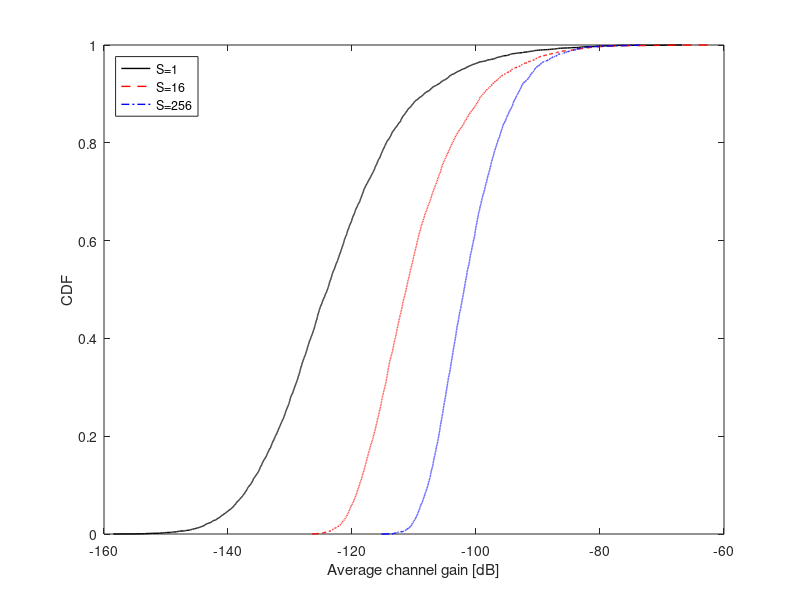

This chart was generated by the following MATLAB code:
%This Matlab script can be used to reproduce Figure 7.27 in the monograph:
%
%Emil Bjornson, Jakob Hoydis and Luca Sanguinetti (2017), 
%"Massive MIMO Networks: Spectral, Energy, and Hardware Efficiency", 
%Foundations and Trends in Signal Processing: Vol. 11, No. 3-4, 
%pp. 154-655. DOI: 10.1561/2000000093.
%
%For further information, visit: https://www.massivemimobook.com
%
%This is version 1.1 (Last edited: 2018-10-10)
%
%License: This code is licensed under the GPLv2 license. If you in any way
%use this code for research that results in publications, please cite our
%monograph as described above.


%Empty workspace and close figures
close all;
clear;


%% Define parameters
S = [1, 16, 256]; %Number of subarrays
M = 256./S; %Number of antennas per subarray
d0 = 10; %Guard distance to the closest subarray
W = 350; %Cell radii
numberOfSetups = 5000; %Number of random subarray drops

%Propagation model parameters as in (2.3)
alpha = 3.76;
Upsilon = -148.1;
sigma_sf = 8;
pathlossdB = @(d) Upsilon-10*alpha*log10(d/1000);
addShadowing = @(pldB) 10.^((pldB +  sigma_sf*randn(size(pldB)))/10);


%% Monte Carlo simulations
betaValues = zeros(numel(S), numberOfSetups);

%Go through the number of subarrays
for s = 1:numel(S)
    
    %Go through all drops of subarrays
    for it1 = 1:numberOfSetups
        
        d = sort(sqrt(rand(S(s),1)*(W^2-d0^2) + d0^2)); %The squared distances of uniformly distributed points between two circles are uniformly distributed
        pldB = pathlossdB(d); %Compute pathloss without shadow fading
        pl = addShadowing(pldB); %Add random shadow fading
        
        %Compute average channel gain
        betaValues(s,it1) = sum(pl)/S(s);
        
    end
    
end


%% Plot the simulation results
figure;
hold on; box on;
plot(sort(10*log10(betaValues(1,:))),linspace(0,1,numberOfSetups), 'LineStyle', '-', 'Color', 'k', 'LineWidth', 1);
plot(sort(10*log10(betaValues(2,:))),linspace(0,1,numberOfSetups), 'LineStyle', '--', 'Color', 'r',  'LineWidth', 1);
plot(sort(10*log10(betaValues(3,:))),linspace(0,1,numberOfSetups), 'LineStyle', '-.', 'Color', 'b',  'LineWidth', 1);

xlabel('Average channel gain [dB]')
ylabel('CDF')
legend({['S=', num2str(S(1))],['S=', num2str(S(2))],['S=', num2str(S(3))]}, 'Location', 'NorthWest')
xlim([-160 -60]);
